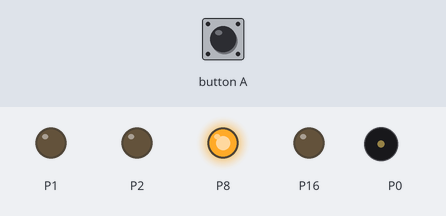
A program run on a simulated BBC micro:bit (MakeCode). Shown: output pins drawn as LEDs (lit = HIGH), buzzer (waves = sounding). The test bench sets the inputs (shaded band). Pins used as bus, display or sensor lines are not drawn.

Above: at 1.2 s.
1.3 s: button A pressed for 0.15 s
At 3.9 s:
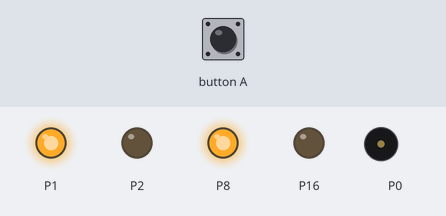
At 6.7 s:
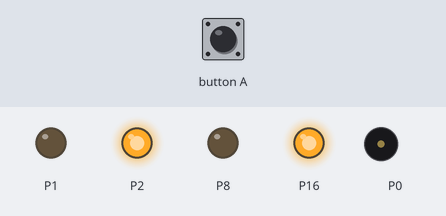
Timing chart, 0 to 19.4 s (numbered marks = the images above; inputs shaded):
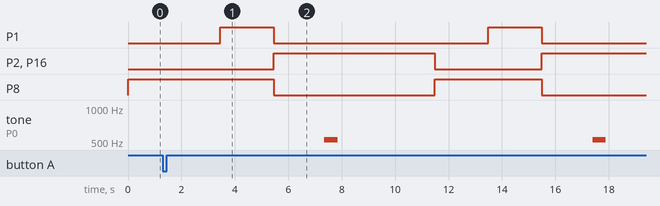

Measured:
- after the input at 1.3 s, P1: alternates HIGH for 2.0 s and LOW for 8.0 s, starting after 2.2 s; P2, P16: LOW → HIGH after 4.2 s, → LOW 6.0 s later, → HIGH 4.0 s later; P8: HIGH → LOW after 4.2 s, → HIGH 6.0 s later, → LOW 4.0 s later; tone on P0: alternates 523 Hz for 0.50 s and silent for 9.5 s, starting after 6.1 s

The program:

main.ts
```typescript
input.onButtonPressed(Button.A, function () {
    for (let index = 0; index < 1e+208; index++) {
        pins.digitalWritePin(DigitalPin.P0, 1)
        pins.digitalWritePin(DigitalPin.P1, 0)
        pins.digitalWritePin(DigitalPin.P2, 0)
        pins.digitalWritePin(DigitalPin.P8, 1)
        pins.digitalWritePin(DigitalPin.P16, 0)
        basic.pause(2000)
        pins.digitalWritePin(DigitalPin.P0, 0)
        pins.digitalWritePin(DigitalPin.P1, 1)
        pins.digitalWritePin(DigitalPin.P2, 0)
        pins.digitalWritePin(DigitalPin.P8, 1)
        pins.digitalWritePin(DigitalPin.P16, 0)
        basic.pause(2000)
        pins.digitalWritePin(DigitalPin.P0, 0)
        pins.digitalWritePin(DigitalPin.P1, 0)
        pins.digitalWritePin(DigitalPin.P2, 1)
        pins.digitalWritePin(DigitalPin.P8, 0)
        pins.digitalWritePin(DigitalPin.P16, 1)
        basic.pause(1900)
        music.playMelody("C5 - - - - - - - ", 120)
        basic.pause(100)
    }
})
pins.digitalWritePin(DigitalPin.P0, 1)
pins.digitalWritePin(DigitalPin.P1, 0)
pins.digitalWritePin(DigitalPin.P2, 0)
pins.digitalWritePin(DigitalPin.P8, 1)
pins.digitalWritePin(DigitalPin.P16, 0)
```

test.ts
```typescript
// les tests vont ici; ceci n'est pas compilé lorsque cet ensemble est utilisé en tant qu'extension.
```
